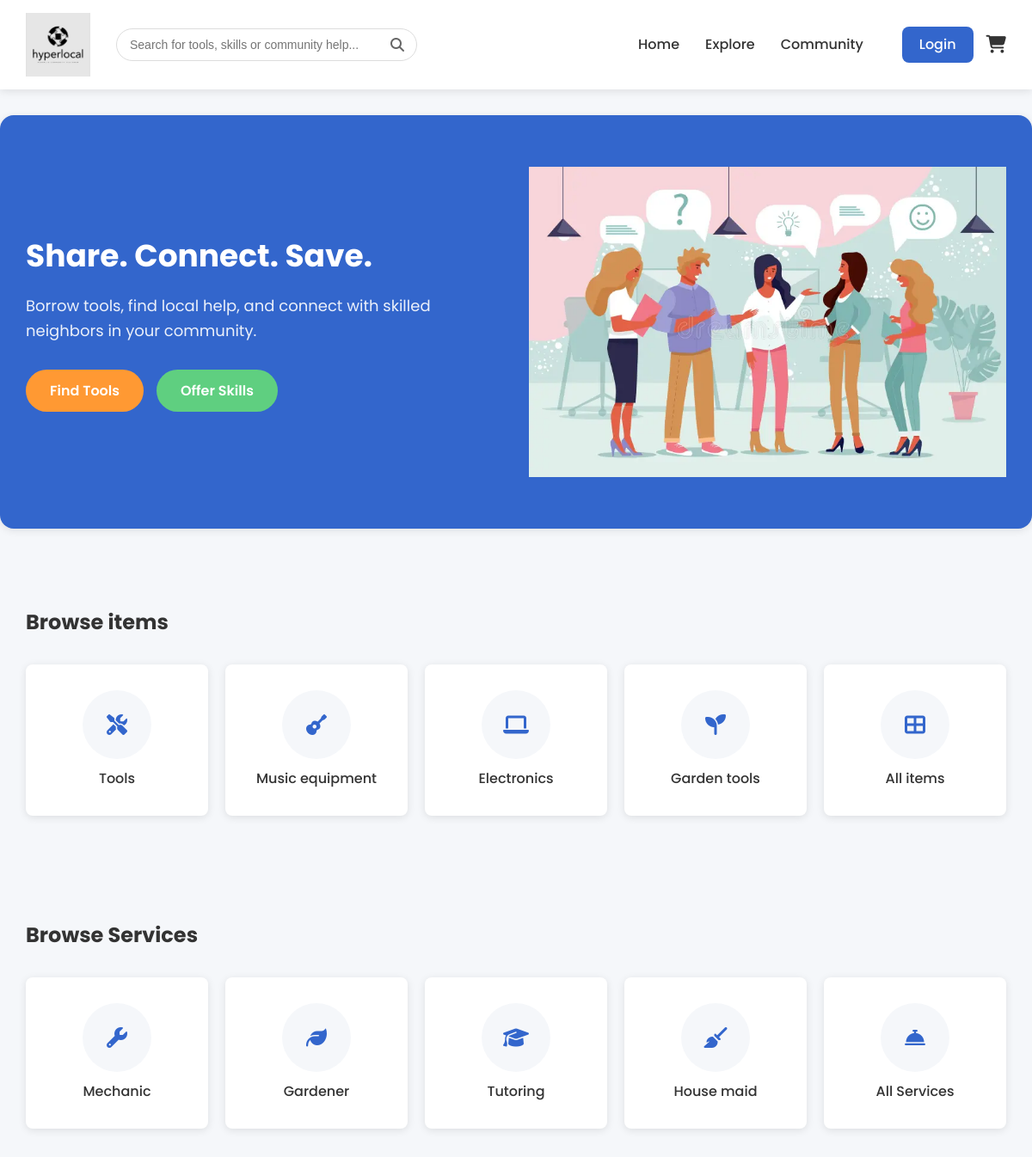
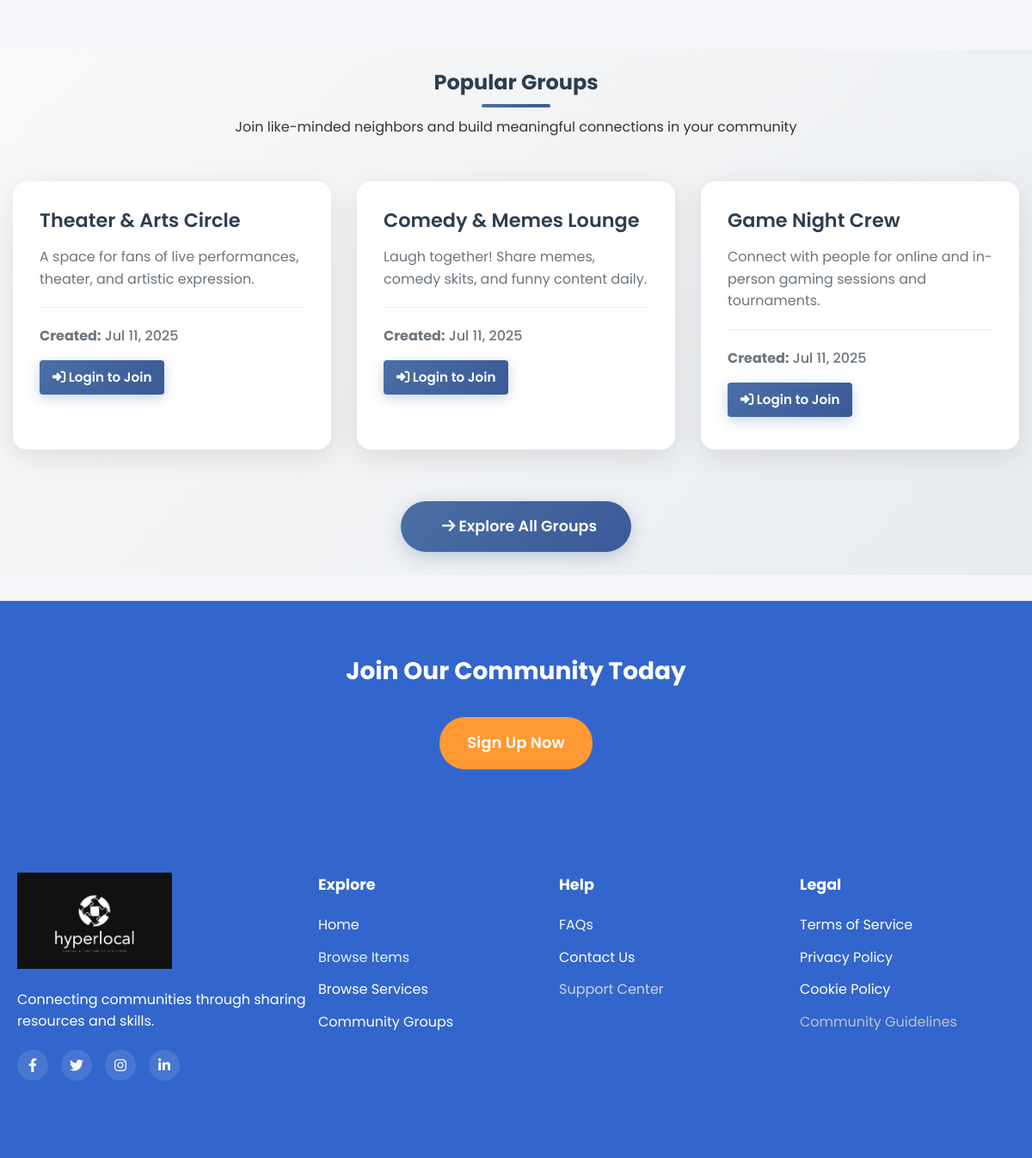
/source-code/index.php, run on the app's committed database (2 pictures, top to bottom).
### tables this page shows
CREATE TABLE IF NOT EXISTS `groups` (
  `id` int NOT NULL AUTO_INCREMENT,
  `name` varchar(255) NOT NULL,
  `description` text NOT NULL,
  `user_email` varchar(255) NOT NULL,
  `created_at` timestamp NOT NULL DEFAULT CURRENT_TIMESTAMP,
  PRIMARY KEY (`id`)
);

### source-code/index.php (the view, shortened to what this page needs)
<?php
$host = "localhost";
$username = "root";
$password = "";
$database = "final";
$conn = new mysqli($host, $username, $password, $database);
$groupsQuery = "SELECT * FROM `groups` ORDER BY created_at DESC LIMIT 3";
$groupsResult = $conn->query($groupsQuery);
?>
<!DOCTYPE html>
<html lang="en">
<head>
    <link rel="stylesheet" href="css/styles.css">
    <link rel="stylesheet" href="https://cdnjs.cloudflare.com/ajax/libs/font-awesome/6.4.0/css/all.min.css">
</head>
<body>
    <header>
        <nav class="navbar">
            <div class="nav-left">
                <a href="index.php" class="nav-logo">
                    <img src="images/1.jpg" alt="Logo" class="logo">
                </a>
                <div class="search-container">
                    <input type="text" placeholder="Search for tools, skills or community help...">
                    <div class="search-icons">
                        <i class="fas fa-search"></i>
                    </div>
                </div>
            </div>
            <div class="nav-right">
                <ul class="nav-links">
                    <li><a href="index.php">Home</a></li>
                    <li><a href="explore.php">Explore</a></li>
                    <li><a href="viewgroups.php">Community</a></li>
                </ul>
                <?php if (isset($_SESSION['username'])): ?>
                    <a href="userdashboard.php" class="btn-login"><?php echo htmlspecialchars($_SESSION['username']); ?></a>
                <?php else: ?>
                    <a href="login.php" class="btn-login">Login</a>
                <?php endif; ?>
                <div class="nav-icons">
                    <a href="view_cart.php" class="cart-icon" title="Shopping Cart">
                        <i class="fas fa-shopping-cart"></i>
                    </a>
                </div>
            </div>
        </nav>
    </header>
    <main>
        <section class="hero">
            <div class="hero-content">
                <h1>Share. Connect. Save.</h1>
                <p>Borrow tools, find local help, and connect with skilled neighbors in your community.</p>
                <div class="hero-buttons">
                    <a href="explore.php" class="btn-hero btn-find">Find Tools</a>
                    <a href="explore.php" class="btn-hero btn-offer">Offer Skills</a>
                </div>
            </div>
            <div class="hero-image">
                <img src="images/ll.jpg" alt="Community sharing illustration">
            </div>
        </section>
        <section class="categories">
            <h2>Browse items</h2>
            <div class="category-grid">
                <div class="category-card">
                    <div class="category-icon">
                        <i class="fas fa-tools"></i>
                    </div>
                    <span>Tools</span>
                </div>
                <div class="category-card">
                    <div class="category-icon">
                        <i class="fas fa-guitar"></i>
                    </div>
                    <span>Music equipment</span>
                </div>
                <div class="category-card">
                    <div class="category-icon">
                        <i class="fas fa-laptop"></i>
                    </div>
                    <span>Electronics</span>
                </div>
                <div class="category-card">
                    <div class="category-icon">
                        <i class="fas fa-seedling"></i>
                    </div>
                    <span>Garden tools</span>
                </div>
                <div class="category-card">
                    <div class="category-icon">
                        <i class="fas fa-th-large"></i>
                    </div>
                    <span>All items</span>
                </div>
            </div>
        </section>
        <section class="categories">
            <h2>Browse Services</h2>
            <div class="category-grid">
                <div class="category-card">
                    <div class="category-icon">
                        <i class="fas fa-wrench"></i>
                    </div>
                    <span>Mechanic</span>
                </div>
                <div class="category-card">
                    <div class="category-icon">
                        <i class="fas fa-leaf"></i>
                    </div>
                    <span>Gardener</span>
                </div>
                <div class="category-card">
                    <div class="category-icon">
                        <i class="fas fa-graduation-cap"></i>
                    </div>
                    <span>Tutoring</span>
                </div>
                <div class="category-card">
                    <div class="category-icon">
                        <i class="fas fa-broom"></i>
                    </div>
                    <span>House maid</span>
                </div>
                <div class="category-card">
                    <div class="category-icon">
                        <i class="fas fa-concierge-bell"></i>
                    </div>
                    <span>All Services</span>
                </div>
            </div>
        </section>
        <section class="popular-groups">
            <div style="text-align: center; margin-bottom: 50px;">
                <h2>Popular Groups</h2>
                <p>Join like-minded neighbors and build meaningful connections in your community</p>
            </div>
            <div class="groups-grid">
                <?php
                if ($groupsResult && $groupsResult->num_rows > 0) {
                    while ($row = $groupsResult->fetch_assoc()) {
                        $groupId = $row["id"];
                        $isMember = false;
                        echo "<div class='group-card'>";
                        echo "<h3>" . htmlspecialchars($row["name"]) . "</h3>";
                        echo "<p>" . htmlspecialchars($row["description"]) . "</p>";
                        echo "<div class='footer'>";
                        echo "<p><strong>Created:</strong> " . date('M d, Y', strtotime($row["created_at"])) . "</p>";
                        echo "</div>";
                        if (!isset($_SESSION['email'])) {
                            echo "<a href='login.php' class='join-btn'><i class='fas fa-sign-in-alt'></i> Login to Join</a>";
                        } else if ($isMember) {
                            echo "<a href='group_details.php?group_id=" . $groupId . "' class='view-btn'><i class='fas fa-eye'></i> View Group</a>";
                        } else {
                            echo "<a href='join_group.php?group_id=" . $groupId . "' class='join-btn'><i class='fas fa-users'></i> Join Now</a>";
                        }
                        echo "</div>";
                    }
                }
                ?>
            </div>
            <div style="text-align: center; margin-top: 60px;">
                <a href="viewgroups.php" class="btn-cta">
                    <i class="fas fa-arrow-right" style="margin-left: 8px;"></i>
                    Explore All Groups
                </a>
            </div>
        </section>
        <section class="cta">
            <h2>Join Our Community Today</h2>
            <a href="register.php" class="btn-cta">Sign Up Now</a>
        </section>
    </main>
    <footer style="background-color: #3366cc; color:rgb(255, 255, 255); padding: 60px 0 20px; font-family: inherit;">
        <div style="max-width: 1200px; margin: 0 auto; padding: 0 20px;">
            <div style="display: flex; flex-wrap: wrap; justify-content: space-between; margin-bottom: 40px;">
                <div style="flex: 0 0 100%; max-width: 350px; margin-bottom: 30px;">
                    <img src="images/new.jpg" alt="Logo" class="footer-logo">
                    <p style="margin-bottom: 20px; line-height: 1.6; color:rgb(255, 255, 255);">Connecting communities through sharing resources and skills.</p>
                    <div style="display: flex; gap: 15px;">
                        <a href="#" aria-label="Facebook" style="display: flex; align-items: center; justify-content: center; width: 36px; height: 36px; border-radius: 50%; background-color: rgba(255, 255, 255, 0.1); color: #f5f7fa; transition: all 0.3s ease;"><i class="fab fa-facebook-f"></i></a>
                        <a href="#" aria-label="Twitter" style="display: flex; align-items: center; justify-content: center; width: 36px; height: 36px; border-radius: 50%; background-color: rgba(255, 255, 255, 0.1); color: #f5f7fa; transition: all 0.3s ease;"><i class="fab fa-twitter"></i></a>
                        <a href="#" aria-label="Instagram" style="display: flex; align-items: center; justify-content: center; width: 36px; height: 36px; border-radius: 50%; background-color: rgba(255, 255, 255, 0.1); color: #f5f7fa; transition: all 0.3s ease;"><i class="fab fa-instagram"></i></a>
                        <a href="#" aria-label="LinkedIn" style="display: flex; align-items: center; justify-content: center; width: 36px; height: 36px; border-radius: 50%; background-color: rgba(255, 255, 255, 0.1); color: #f5f7fa; transition: all 0.3s ease;"><i class="fab fa-linkedin-in"></i></a>
                    </div>
                </div>
                <div style="display: flex; flex-wrap: wrap; flex: 1; gap: 30px;">
                    <div style="flex: 1; min-width: 160px;">
                        <h4 style="font-size: 1.1rem; margin: 0 0 20px; position: relative; color: #ffffff;">Explore</h4>
                        <ul style="list-style: none; padding: 0; margin: 0;">
                            <li style="margin-bottom: 12px;"><a href="index.php" style="color:rgb(255, 255, 255); text-decoration: none; transition: color 0.3s ease;">Home</a></li>
                            <li style="margin-bottom: 12px;"><a href="explore.php" style="color:rgb(223, 241, 252); text-decoration: none; transition: color 0.3s ease;">Browse Items</a></li>
                            <li style="margin-bottom: 12px;"><a href="explore.php" style="color:rgb(255, 255, 255); text-decoration: none; transition: color 0.3s ease;">Browse Services</a></li>
                            <li style="margin-bottom: 12px;"><a href="viewgroups.php" style="color:rgb(255, 255, 255); text-decoration: none; transition: color 0.3s ease;">Community Groups</a></li>
                        </ul>
                    </div>
                    <div style="flex: 1; min-width: 160px;">
                        <h4 style="font-size: 1.1rem; margin: 0 0 20px; position: relative; color: #ffffff;">Help</h4>
                        <ul style="list-style: none; padding: 0; margin: 0;">
                            <li style="margin-bottom: 12px;"><a href="faqs.html" style="color:rgb(239, 249, 255); text-decoration: none; transition: color 0.3s ease;">FAQs</a></li>
                            <li style="margin-bottom: 12px;"><a href="contact.html" style="color:rgb(255, 255, 255); text-decoration: none; transition: color 0.3s ease;">Contact Us</a></li>
                            <li style="margin-bottom: 12px;"><a href="help.html" style="color:#cdd4d8; text-decoration: none; transition: color 0.3s ease;">Support Center</a></li>
                        </ul>
                    </div>
                    <div style="flex: 1; min-width: 160px;">
                        <h4 style="font-size: 1.1rem; margin: 0 0 20px; position: relative; color: #ffffff;">Legal</h4>
                        <ul style="list-style: none; padding: 0; margin: 0;">
                            <li style="margin-bottom: 12px;"><a href="terms.html" style="color:rgb(255, 255, 255); text-decoration: none; transition: color 0.3s ease;">Terms of Service</a></li>
                            <li style="margin-bottom: 12px;"><a href="privacy.html" style="color:rgb(251, 254, 255); text-decoration: none; transition: color 0.3s ease;">Privacy Policy</a></li>
                            <li style="margin-bottom: 12px;"><a href="cookie.html" style="color:rgb(255, 255, 255); text-decoration: none; transition: color 0.3s ease;">Cookie Policy</a></li>
                            <li style="margin-bottom: 12px;"><a href="community.html" style="color: #bdc3c7; text-decoration: none; transition: color 0.3s ease;">Community Guidelines</a></li>
                        </ul>
                    </div>
                </div>
            </div>
        </div>
    </footer>
</body>
</html>

### source-code/css/styles.css (style rules this page uses)
:root { --primary-color: #3366cc; --secondary-color: #5fcf80; --accent-color: #ff9933; --text-color: #333333; --text-light: #666666; --bg-color: #f5f7fa; --white: #ffffff; --border-color: #dddddd; --shadow: 0 2px 10px rgba(0, 0, 0, 0.1); --border-radius: 8px; }
* { margin: 0; padding: 0; box-sizing: border-box; }
body { font-family: 'Poppins', sans-serif; color: var(--text-color); background-color: var(--bg-color); line-height: 1.6; }
a { text-decoration: none; color: var(--primary-color); }
ul { list-style: none; }
.btn-login { background-color: var(--primary-color); color: white; padding: 8px 20px; border-radius: var(--border-radius); font-weight: 500; transition: background-color 0.3s ease; }
.btn-hero { padding: 12px 28px; border-radius: 30px; font-weight: 600; font-size: 16px; transition: all 0.3s ease; }
.btn-find { background-color: var(--accent-color); color: white; }
.btn-offer { background-color: var(--secondary-color); color: white; }
.btn-cta { background-color: var(--accent-color); color: white; padding: 16px 32px; border-radius: 30px; font-size: 18px; font-weight: 600; display: inline-block; transition: all 0.3s ease; }
header { background-color: var(--white); box-shadow: var(--shadow); position: sticky; top: 0; z-index: 100; }
.navbar { display: flex; justify-content: space-between; align-items: center; padding: 15px 30px; max-width: 1400px; margin: 0 auto; }
.nav-left, .nav-right { display: flex; align-items: center; }
.nav-logo { color: var(--primary-color); font-weight: 700; font-size: 18px; margin-right: 30px; }
.search-container { position: relative; width: 350px; }
.search-container input { width: 100%; padding: 10px 15px; border: 1px solid var(--border-color); border-radius: 30px; font-size: 14px; }
.search-icons { position: absolute; right: 15px; top: 50%; transform: translateY(-50%); display: flex; align-items: center; }
.search-icons i { margin-left: 15px; color: var(--text-light); cursor: pointer; }
.nav-links { display: flex; margin-right: 30px; }
.nav-links li { margin: 0 15px; }
.nav-links a { color: var(--text-color); font-weight: 500; transition: color 0.3s ease; }
.hero { display: flex; justify-content: space-between; align-items: center; padding: 60px 30px; max-width: 1200px; margin: 30px auto; background-color: var(--primary-color); border-radius: 16px; color: white; box-shadow: var(--shadow); }
.hero-content { flex: 1; padding-right: 30px; }
.hero-content h1 { font-size: 36px; font-weight: 700; margin-bottom: 15px; }
.hero-content p { font-size: 18px; margin-bottom: 30px; opacity: 0.9; }
.hero-buttons { display: flex; gap: 15px; }
.hero-image { flex: 1; display: flex; justify-content: center; align-items: center; }
.hero-image img { max-width: 100%; height: auto; }
.categories { padding: 60px 30px; max-width: 1200px; margin: 0 auto; }
.categories h2 { font-size: 24px; margin-bottom: 30px; }
.category-grid { display: grid; grid-template-columns: repeat(5, 1fr); gap: 20px; }
.category-card { display: flex; flex-direction: column; align-items: center; padding: 30px 15px; background-color: var(--white); border-radius: var(--border-radius); box-shadow: var(--shadow); transition: transform 0.3s ease; cursor: pointer; }
.category-icon { width: 60px; height: 60px; background-color: rgba(51, 102, 204, 0.1); border-radius: 50%; display: flex; justify-content: center; align-items: center; margin-bottom: 15px; }
.category-icon i { font-size: 24px; color: var(--primary-color); }
.category-card span { font-weight: 500; }
.cta { background-color: var(--primary-color); color: white; text-align: center; padding: 60px 30px; margin-top: 30px; }
.cta h2 { font-size: 28px; margin-bottom: 30px; }

### data on the page
groups: name "Theater & Arts Circle", description "A space for fans of live performances, theater, and artistic expression.", created_at "Jul 11, 2025"
groups: name "Comedy & Memes Lounge", description "Laugh together! Share memes, comedy skits, and funny content daily.", created_at "Jul 11, 2025"
groups: name "Game Night Crew", description "Connect with people for online and in-person gaming sessions and tournaments.", created_at "Jul 11, 2025"
